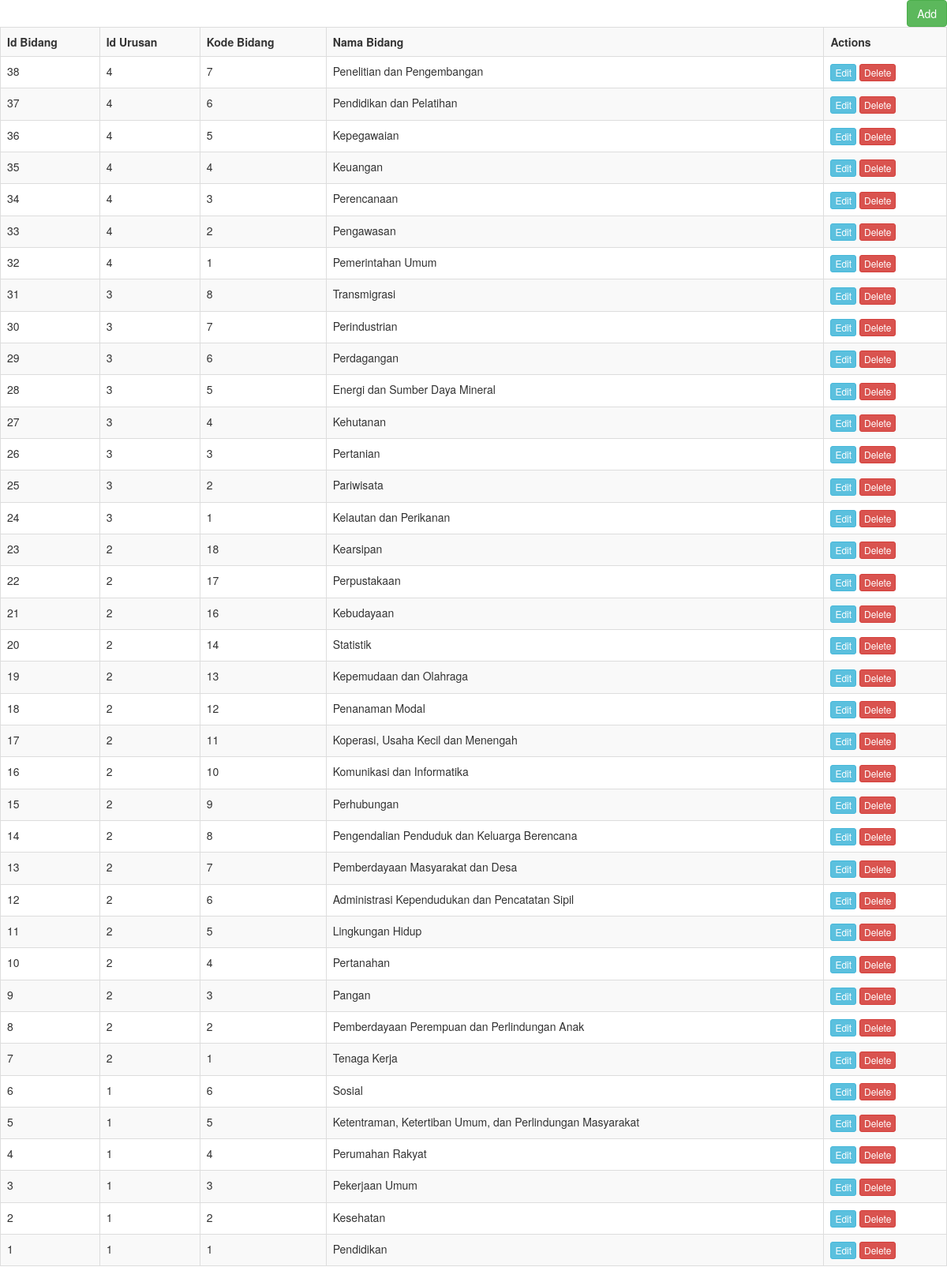
Screenshot of /index.php/bidang with the database file from the repository.
### tables this page shows
CREATE TABLE `bidang` (
  `id_bidang` int(11) NOT NULL,
  `id_urusan` int(11) NOT NULL,
  `kode_bidang` int(11) NOT NULL,
  `nama_bidang` varchar(255) NOT NULL
);

### application/controllers/Bidang.php (called while the page is built, shortened)
<?php
class Bidang extends CI_Controller{
    function __construct()
    {
        $this->load->model('Bidang_model');
    }
    function index()
    {
        $data['bidang'] = $this->Bidang_model->get_all_bidang();
        $data['_view'] = 'bidang/index';
        $this->load->view('layouts/main',$data);
    }
}

### index.php (called while the page is built, shortened)
<?php
require_once BASEPATH.'core/CodeIgniter.php';

### application/models/Bidang_model.php (called while the page is built, shortened)
<?php
class Bidang_model extends CI_Model
{
    function get_all_bidang()
    {
        $this->db->order_by('id_bidang', 'desc');
        return $this->db->get('bidang')->result_array();
    }
}

### application/views/bidang/index.php (the view)
<div class="pull-right">
	<a href="<?php echo site_url('bidang/add'); ?>" class="btn btn-success">Add</a>
</div>
<table class="table table-striped table-bordered">
    <tr>
		<th>Id Bidang</th>
		<th>Id Urusan</th>
		<th>Kode Bidang</th>
		<th>Nama Bidang</th>
		<th>Actions</th>
    </tr>
	<?php foreach($bidang as $b){ ?>
    <tr>
		<td><?php echo $b['id_bidang']; ?></td>
		<td><?php echo $b['id_urusan']; ?></td>
		<td><?php echo $b['kode_bidang']; ?></td>
		<td><?php echo $b['nama_bidang']; ?></td>
		<td>
            <a href="<?php echo site_url('bidang/edit/'.$b['id_bidang']); ?>" class="btn btn-info btn-xs">Edit</a>
            <a href="<?php echo site_url('bidang/remove/'.$b['id_bidang']); ?>" class="btn btn-danger btn-xs">Delete</a>
        </td>
    </tr>
	<?php } ?>
</table>

### application/views/layouts/main.php (shortened to what this page needs)
<!DOCTYPE html>
<html>
	<head>
	    <link rel="stylesheet" href="https://maxcdn.bootstrapcdn.com/bootstrap/3.3.7/css/bootstrap.min.css" />
	</head>
	<body>
	<?php	if(isset($_view) && $_view)
	    $this->load->view($_view);
	?>
	</body>
</html>

### rows the page displays
bidang: id_bidang "38", id_urusan "4", kode_bidang "7", nama_bidang "Penelitian dan Pengembangan"
bidang: id_bidang "37", id_urusan "4", kode_bidang "6", nama_bidang "Pendidikan dan Pelatihan"
bidang: id_bidang "36", id_urusan "4", kode_bidang "5", nama_bidang "Kepegawaian"
bidang: id_bidang "35", id_urusan "4", kode_bidang "4", nama_bidang "Keuangan"
bidang: id_bidang "34", id_urusan "4", kode_bidang "3", nama_bidang "Perencanaan"
bidang: id_bidang "33", id_urusan "4", kode_bidang "2", nama_bidang "Pengawasan"
bidang: id_bidang "32", id_urusan "4", kode_bidang "1", nama_bidang "Pemerintahan Umum"
bidang: id_bidang "31", id_urusan "3", kode_bidang "8", nama_bidang "Transmigrasi"
bidang: id_bidang "30", id_urusan "3", kode_bidang "7", nama_bidang "Perindustrian"
bidang: id_bidang "29", id_urusan "3", kode_bidang "6", nama_bidang "Perdagangan"
bidang: id_bidang "28", id_urusan "3", kode_bidang "5", nama_bidang "Energi dan Sumber Daya Mineral"
bidang: id_bidang "27", id_urusan "3", kode_bidang "4", nama_bidang "Kehutanan"
bidang: id_bidang "26", id_urusan "3", kode_bidang "3", nama_bidang "Pertanian"
bidang: id_bidang "25", id_urusan "3", kode_bidang "2", nama_bidang "Pariwisata"
bidang: id_bidang "24", id_urusan "3", kode_bidang "1", nama_bidang "Kelautan dan Perikanan"
bidang: id_bidang "23", id_urusan "2", kode_bidang "18", nama_bidang "Kearsipan"
bidang: id_bidang "22", id_urusan "2", kode_bidang "17", nama_bidang "Perpustakaan"
bidang: id_bidang "21", id_urusan "2", kode_bidang "16", nama_bidang "Kebudayaan"
bidang: id_bidang "20", id_urusan "2", kode_bidang "14", nama_bidang "Statistik"
bidang: id_bidang "19", id_urusan "2", kode_bidang "13", nama_bidang "Kepemudaan dan Olahraga"
bidang: id_bidang "18", id_urusan "2", kode_bidang "12", nama_bidang "Penanaman Modal"
bidang: id_bidang "17", id_urusan "2", kode_bidang "11", nama_bidang "Koperasi, Usaha Kecil dan Menengah"
bidang: id_bidang "16", id_urusan "2", kode_bidang "10", nama_bidang "Komunikasi dan Informatika"
bidang: id_bidang "15", id_urusan "2", kode_bidang "9", nama_bidang "Perhubungan"
bidang: id_bidang "14", id_urusan "2", kode_bidang "8", nama_bidang "Pengendalian Penduduk dan Keluarga Berencana"
bidang: id_bidang "13", id_urusan "2", kode_bidang "7", nama_bidang "Pemberdayaan Masyarakat dan Desa"
bidang: id_bidang "12", id_urusan "2", kode_bidang "6", nama_bidang "Administrasi Kependudukan dan Pencatatan Sipil"
bidang: id_bidang "11", id_urusan "2", kode_bidang "5", nama_bidang "Lingkungan Hidup"
bidang: id_bidang "10", id_urusan "2", kode_bidang "4", nama_bidang "Pertanahan"
bidang: id_bidang "9", id_urusan "2", kode_bidang "3", nama_bidang "Pangan"
bidang: id_bidang "8", id_urusan "2", kode_bidang "2", nama_bidang "Pemberdayaan Perempuan dan Perlindungan Anak"
bidang: id_bidang "7", id_urusan "2", kode_bidang "1", nama_bidang "Tenaga Kerja"
bidang: id_bidang "6", id_urusan "1", kode_bidang "6", nama_bidang "Sosial"
bidang: id_bidang "5", id_urusan "1", kode_bidang "5", nama_bidang "Ketentraman, Ketertiban Umum, dan Perlindungan Masyarakat"
bidang: id_bidang "4", id_urusan "1", kode_bidang "4", nama_bidang "Perumahan Rakyat"
bidang: id_bidang "3", id_urusan "1", kode_bidang "3", nama_bidang "Pekerjaan Umum"
bidang: id_bidang "2", id_urusan "1", kode_bidang "2", nama_bidang "Kesehatan"
bidang: id_bidang "1", id_urusan "1", kode_bidang "1", nama_bidang "Pendidikan"
